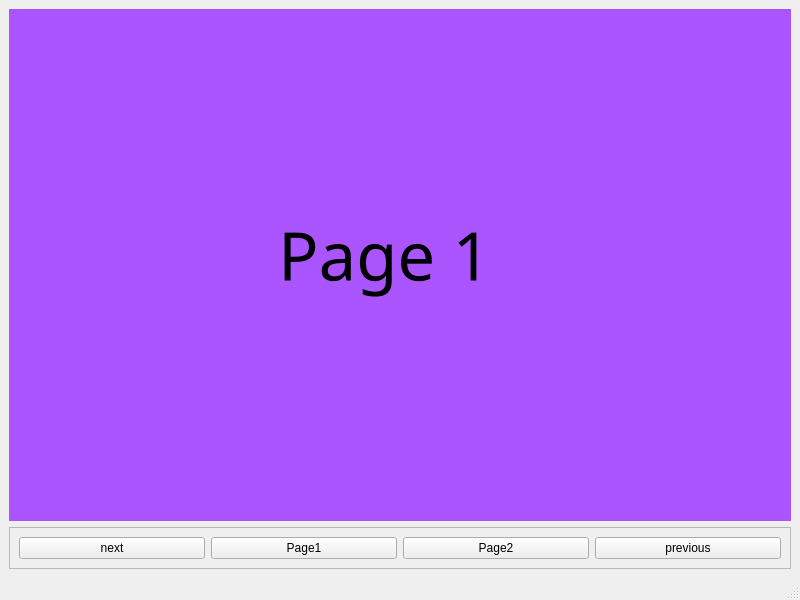
<?xml version="1.0" encoding="UTF-8"?>
<ui version="4.0">
 <class>MainWindow</class>
 <widget class="QMainWindow" name="MainWindow">
  <property name="geometry">
   <rect>
    <x>0</x>
    <y>0</y>
    <width>800</width>
    <height>600</height>
   </rect>
  </property>
  <property name="windowTitle">
   <string>MainWindow</string>
  </property>
  <widget class="QWidget" name="centralwidget">
   <layout class="QVBoxLayout" name="verticalLayout">
    <item>
     <widget class="QStackedWidget" name="stackedWidget">
      <widget class="QWidget" name="page">
       <property name="styleSheet">
        <string notr="true">background-color: rgb(170, 85, 255);</string>
       </property>
       <widget class="QLabel" name="label">
        <property name="geometry">
         <rect>
          <x>160</x>
          <y>90</y>
          <width>431</width>
          <height>311</height>
         </rect>
        </property>
        <property name="font">
         <font>
          <family>굴림</family>
          <pointsize>50</pointsize>
         </font>
        </property>
        <property name="text">
         <string>Page 1</string>
        </property>
        <property name="alignment">
         <set>Qt::AlignCenter</set>
        </property>
       </widget>
      </widget>
      <widget class="QWidget" name="page_2">
       <property name="styleSheet">
        <string notr="true">background-color: rgb(255, 170, 0);</string>
       </property>
       <widget class="QLabel" name="label_3">
        <property name="geometry">
         <rect>
          <x>170</x>
          <y>90</y>
          <width>431</width>
          <height>311</height>
         </rect>
        </property>
        <property name="font">
         <font>
          <family>굴림</family>
          <pointsize>50</pointsize>
         </font>
        </property>
        <property name="text">
         <string>Page 2</string>
        </property>
        <property name="alignment">
         <set>Qt::AlignCenter</set>
        </property>
       </widget>
      </widget>
      <widget class="QWidget" name="page_3">
       <property name="styleSheet">
        <string notr="true">background-color: rgb(85, 170, 255);</string>
       </property>
       <widget class="QLabel" name="label_4">
        <property name="geometry">
         <rect>
          <x>180</x>
          <y>90</y>
          <width>431</width>
          <height>311</height>
         </rect>
        </property>
        <property name="font">
         <font>
          <family>굴림</family>
          <pointsize>50</pointsize>
         </font>
        </property>
        <property name="text">
         <string>Page 3</string>
        </property>
        <property name="alignment">
         <set>Qt::AlignCenter</set>
        </property>
       </widget>
      </widget>
     </widget>
    </item>
    <item>
     <widget class="QFrame" name="frame">
      <property name="frameShape">
       <enum>QFrame::StyledPanel</enum>
      </property>
      <property name="frameShadow">
       <enum>QFrame::Raised</enum>
      </property>
      <layout class="QHBoxLayout" name="horizontalLayout">
       <item>
        <widget class="QPushButton" name="nxt">
         <property name="text">
          <string>next</string>
         </property>
        </widget>
       </item>
       <item>
        <widget class="QPushButton" name="page1">
         <property name="text">
          <string>Page1</string>
         </property>
        </widget>
       </item>
       <item>
        <widget class="QPushButton" name="page2">
         <property name="text">
          <string>Page2</string>
         </property>
        </widget>
       </item>
       <item>
        <widget class="QPushButton" name="prev">
         <property name="text">
          <string>previous</string>
         </property>
        </widget>
       </item>
      </layout>
     </widget>
    </item>
   </layout>
  </widget>
  <widget class="QMenuBar" name="menubar">
   <property name="geometry">
    <rect>
     <x>0</x>
     <y>0</y>
     <width>800</width>
     <height>18</height>
    </rect>
   </property>
  </widget>
  <widget class="QStatusBar" name="statusbar"/>
 </widget>
 <resources/>
 <connections/>
</ui>
